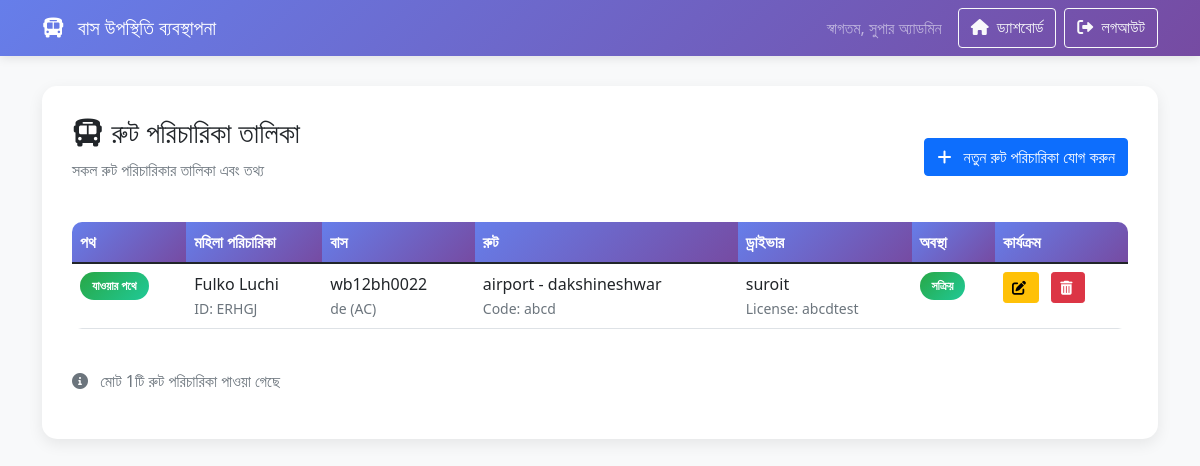
The app's page /route_attendant_list.php (signed in) with its own data.
### tables this page shows
CREATE TABLE `route_attendant` (
  `id` int(11) NOT NULL,
  `way` varchar(100) DEFAULT NULL,
  `attendant` int(11) DEFAULT NULL,
  `bus` int(11) DEFAULT NULL,
  `route` int(11) DEFAULT NULL,
  `driver` int(11) DEFAULT NULL,
  `status` enum('active','inactive') DEFAULT 'active',
  `created_at` timestamp NOT NULL DEFAULT current_timestamp(),
  `updated_at` timestamp NOT NULL DEFAULT current_timestamp() ON UPDATE current_timestamp()
);

CREATE TABLE `attendants` (
  `id` int(11) NOT NULL,
  `attendant_name` varchar(100) NOT NULL,
  `attendant_id_number` varchar(50) NOT NULL,
  `phone` varchar(20) NOT NULL,
  `email` varchar(100) DEFAULT NULL,
  `experience_years` int(11) DEFAULT 0,
  `salary` decimal(10,2) DEFAULT 0.00,
  `address` text DEFAULT NULL,
  `status` enum('active','inactive') DEFAULT 'active',
  `created_at` timestamp NOT NULL DEFAULT current_timestamp(),
  `updated_at` timestamp NOT NULL DEFAULT current_timestamp() ON UPDATE current_timestamp()
);

CREATE TABLE `buses` (
  `id` int(11) NOT NULL,
  `bus_number` varchar(50) NOT NULL,
  `bus_name` varchar(100) DEFAULT NULL,
  `capacity` int(11) NOT NULL,
  `bus_type` varchar(50) DEFAULT NULL,
  `description` text DEFAULT NULL,
  `status` enum('active','inactive') DEFAULT 'active',
  `created_at` timestamp NOT NULL DEFAULT current_timestamp(),
  `updated_at` timestamp NOT NULL DEFAULT current_timestamp() ON UPDATE current_timestamp()
);

CREATE TABLE `routes` (
  `id` int(11) NOT NULL,
  `route_name` varchar(100) NOT NULL,
  `route_code` varchar(50) NOT NULL,
  `start_location` varchar(100) NOT NULL,
  `end_location` varchar(100) NOT NULL,
  `distance` decimal(8,2) DEFAULT 0.00,
  `estimated_time` int(11) DEFAULT 0,
  `description` text DEFAULT NULL,
  `status` enum('active','inactive') DEFAULT 'active',
  `created_at` timestamp NOT NULL DEFAULT current_timestamp(),
  `updated_at` timestamp NOT NULL DEFAULT current_timestamp() ON UPDATE current_timestamp()
);

CREATE TABLE `drivers` (
  `id` int(11) NOT NULL,
  `driver_name` varchar(100) NOT NULL,
  `driver_id_number` varchar(50) NOT NULL,
  `phone` varchar(20) NOT NULL,
  `email` varchar(100) DEFAULT NULL,
  `license_number` varchar(50) NOT NULL,
  `license_expiry` date DEFAULT NULL,
  `experience_years` int(11) DEFAULT 0,
  `salary` decimal(10,2) DEFAULT 0.00,
  `address` text DEFAULT NULL,
  `status` enum('active','inactive') DEFAULT 'active',
  `gender` enum('male','female') DEFAULT 'male',
  `created_at` timestamp NOT NULL DEFAULT current_timestamp(),
  `updated_at` timestamp NOT NULL DEFAULT current_timestamp() ON UPDATE current_timestamp()
);

### route_attendant_list.php (the view, shortened to what this page needs)
<?php
require_once 'config/database.php';
try {
    $sql = "
        SELECT
            ra.id,
            ra.way,
            a.attendant_name,
            a.attendant_id_number,
            b.bus_number,
            b.bus_name,
            b.bus_type,
            r.route_name,
            r.route_code,
            d.driver_name,
            d.license_number,
            ra.status,
            ra.created_at,
            ra.updated_at
        FROM route_attendant ra
        LEFT JOIN attendants a ON ra.attendant = a.id
        LEFT JOIN buses b ON ra.bus = b.id
        LEFT JOIN routes r ON ra.route = r.id
        LEFT JOIN drivers d ON ra.driver = d.id
    ";
    $stmt = $pdo->query($sql);
    $route_attendants = $stmt->fetchAll(PDO::FETCH_ASSOC);
} catch (PDOException $e) {
    $route_attendants = [];
}
?>
<!DOCTYPE html>
<html lang="bn">
<head>
    <link href="https://cdn.jsdelivr.net/npm/bootstrap@5.1.3/dist/css/bootstrap.min.css" rel="stylesheet">
    <link href="https://cdnjs.cloudflare.com/ajax/libs/font-awesome/6.0.0/css/all.min.css" rel="stylesheet">
</head>
<body>
    <nav class="navbar navbar-expand-lg navbar-dark">
        <div class="container">
            <a class="navbar-brand" href="dashboard.php">
                <i class="fas fa-bus me-2"></i>
                বাস উপস্থিতি ব্যবস্থাপনা
            </a>
            <div class="navbar-nav ms-auto">
                <span class="navbar-text me-3">
                    স্বাগতম, <?php echo htmlspecialchars($_SESSION['super_admin_name']); ?>
                </span>
                <a href="dashboard.php" class="btn btn-outline-light me-2">
                    <i class="fas fa-home me-1"></i>
                    ড্যাশবোর্ড
                </a>
                <a href="logout.php" class="btn btn-outline-light">
                    <i class="fas fa-sign-out-alt me-1"></i>
                    লগআউট
                </a>
            </div>
        </div>
    </nav>
    <div class="container">
        <div class="table-container">
            <div class="d-flex justify-content-between align-items-center mb-4">
                <div>
                    <h3><i class="fas fa-bus me-2"></i>রুট পরিচারিকা তালিকা</h3>
                    <p class="text-muted">সকল রুট পরিচারিকার তালিকা এবং তথ্য</p>
                </div>
                <div>
                    <a href="add_route_attendant.php" class="btn btn-primary">
                        <i class="fas fa-plus me-2"></i>
                        নতুন রুট পরিচারিকা যোগ করুন
                    </a>
                </div>
            </div>
            <?php if (empty($route_attendants)): ?>
                <div class="text-center py-5">
                    <i class="fas fa-bus" style="font-size: 4rem; color: #ccc; margin-bottom: 20px;"></i>
                    <h4 class="text-muted">কোনো রুট পরিচারিকা যোগ করা হয়নি</h4>
                    <p class="text-muted">প্রথম রুট পরিচারিকা যোগ করতে নিচের বাটনে ক্লিক করুন</p>
                    <a href="add_route_attendant.php" class="btn btn-primary">
                        <i class="fas fa-plus me-2"></i>
                        প্রথম রুট পরিচারিকা যোগ করুন
                    </a>
                </div>
            <?php else: ?>
                <div class="table-responsive">
                    <table class="table table-hover">
                        <thead>
                            <tr>
                                <th>পথ</th>
                                <th>মহিলা পরিচারিকা</th>
                                <th>বাস</th>
                                <th>রুট</th>
                                <th>ড্রাইভার</th>
                                <th>অবস্থা</th>
                                <th>কার্যক্রম</th>
                            </tr>
                        </thead>
                        <tbody>
                            <?php foreach ($route_attendants as $route_attendant): ?>
                                <tr>
                                    <td>
                                        <strong>
                                            <?php
                                            if ($route_attendant['way'] === 'to_go') {
                                                echo '<span class="badge badge-success">যাওয়ার পথে</span>';
                                            } else {
                                                echo '<span class="badge badge-danger">ফিরে আসার পথে</span>';
                                            }
                                            ?>
                                        </strong>
                                    </td>
                                    <td>
                                        <?php
                                        echo htmlspecialchars($route_attendant['attendant_name'] ?? 'N/A');
                                        echo '<br><small class="text-muted">ID: ' . htmlspecialchars($route_attendant['attendant_id_number'] ?? 'N/A') . '</small>';
                                        ?>
                                    </td>
                                    <td>
                                        <?php
                                        echo htmlspecialchars($route_attendant['bus_number'] ?? 'N/A');
                                        echo '<br><small class="text-muted">' . htmlspecialchars($route_attendant['bus_name'] ?? 'N/A') . ' (' . htmlspecialchars($route_attendant['bus_type'] ?? 'N/A') . ')</small>';
                                        ?>
                                    </td>
                                    <td>
                                        <?php
                                        echo htmlspecialchars($route_attendant['route_name'] ?? 'N/A');
                                        echo '<br><small class="text-muted">Code: ' . htmlspecialchars($route_attendant['route_code'] ?? 'N/A') . '</small>';
                                        ?>
                                    </td>
                                    <td>
                                        <?php
                                        echo htmlspecialchars($route_attendant['driver_name'] ?? 'N/A');
                                        echo '<br><small class="text-muted">License: ' . htmlspecialchars($route_attendant['license_number'] ?? 'N/A') . '</small>';
                                        ?>
                                    </td>
                                    <td>
                                        <?php
                                        if ($route_attendant['status'] === 'active') {
                                            echo '<span class="badge badge-success">সক্রিয়</span>';
                                        } else {
                                            echo '<span class="badge badge-danger">নিষ্ক্রিয়</span>';
                                        }
                                        ?>
                                    </td>
                                    <td>
                                        <a href="edit_route_attendant.php?id=<?php echo $route_attendant['id']; ?>" class="btn btn-sm btn-warning me-2" title="সম্পাদনা করুন">
                                            <i class="fas fa-edit me-1"></i>
                                        </a>
                                        <button onclick="deleteRouteAttendant(<?php echo $route_attendant['id']; ?>)" class="btn btn-sm btn-danger" title="মুছে ফেলুন">
                                            <i class="fas fa-trash-alt me-1"></i>
                                        </button>
                                </tr>
                            <?php endforeach; ?>
                        </tbody>
                    </table>
                </div>
                <div class="mt-4">
                    <p class="text-muted">
                        <i class="fas fa-info-circle me-2"></i>
                        মোট <?php echo count($route_attendants); ?>টি রুট পরিচারিকা পাওয়া গেছে
                    </p>
                </div>
            <?php endif; ?>
        </div>
    </div>
</body>
</html>

### route_attendant_list.php (style rules this page uses)
body { background-color: #f8f9fa; font-family: 'Segoe UI', Tahoma, Geneva, Verdana, sans-serif; }
.navbar { background: linear-gradient(135deg, #667eea 0%, #764ba2 100%); box-shadow: 0 2px 10px rgba(0,0,0,0.1); }
.table-container { background: white; border-radius: 15px; box-shadow: 0 5px 15px rgba(0,0,0,0.08); padding: 30px; margin-top: 30px; }
.table { border-radius: 10px; overflow: hidden; }
.table thead th { background: linear-gradient(135deg, #667eea 0%, #764ba2 100%); color: white; border: none; font-weight: 600; }
.badge { padding: 8px 12px; border-radius: 20px; }
.badge-success { background: linear-gradient(135deg, #28a745 0%, #20c997 100%); }

### records on screen
route_attendant: way "যাওয়ার পথে", attendant.attendant_name "Fulko Luchi", attendant.attendant_id_number "ERHGJ", bus.bus_number "wb12bh0022", bus.bus_name "de", bus.bus_type "AC", route.route_name "airport - dakshineshwar", route.route_code "abcd", driver.driver_name "suroit", driver.license_number "abcdtest", status "সক্রিয়"

### other values on screen
$_SESSION['super_admin_name'] "সুপার অ্যাডমিন"
count($route_attendants) "1"
